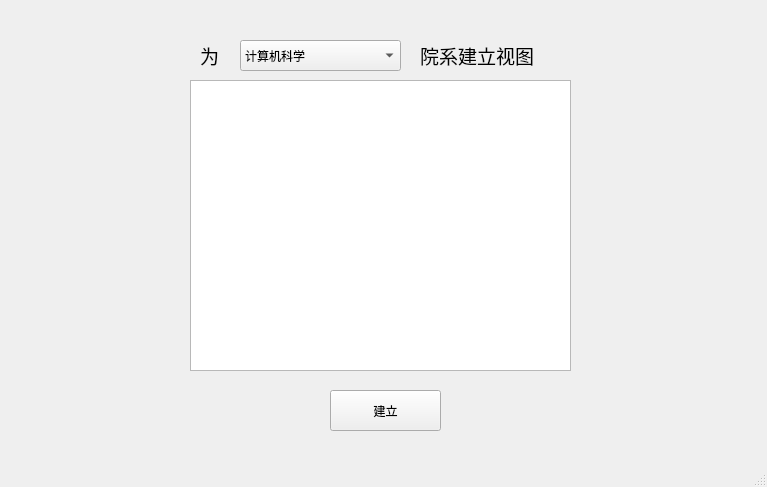
<?xml version="1.0" encoding="UTF-8"?>
<ui version="4.0">
 <class>MainWindow</class>
 <widget class="QMainWindow" name="MainWindow">
  <property name="geometry">
   <rect>
    <x>0</x>
    <y>0</y>
    <width>767</width>
    <height>487</height>
   </rect>
  </property>
  <property name="windowTitle">
   <string>MainWindow</string>
  </property>
  <widget class="QWidget" name="centralwidget">
   <widget class="QLabel" name="label">
    <property name="geometry">
     <rect>
      <x>200</x>
      <y>40</y>
      <width>31</width>
      <height>31</height>
     </rect>
    </property>
    <property name="text">
     <string>&lt;html&gt;&lt;head/&gt;&lt;body&gt;&lt;p&gt;&lt;span style=&quot; font-size:14pt;&quot;&gt;为&lt;/span&gt;&lt;/p&gt;&lt;/body&gt;&lt;/html&gt;</string>
    </property>
   </widget>
   <widget class="QLabel" name="label_2">
    <property name="geometry">
     <rect>
      <x>420</x>
      <y>40</y>
      <width>161</width>
      <height>31</height>
     </rect>
    </property>
    <property name="text">
     <string>&lt;html&gt;&lt;head/&gt;&lt;body&gt;&lt;p&gt;&lt;span style=&quot; font-size:14pt;&quot;&gt;院系建立视图&lt;/span&gt;&lt;/p&gt;&lt;/body&gt;&lt;/html&gt;</string>
    </property>
   </widget>
   <widget class="QComboBox" name="comboBox">
    <property name="geometry">
     <rect>
      <x>240</x>
      <y>40</y>
      <width>161</width>
      <height>31</height>
     </rect>
    </property>
    <item>
     <property name="text">
      <string>计算机科学</string>
     </property>
    </item>
    <item>
     <property name="text">
      <string>软件工程</string>
     </property>
    </item>
    <item>
     <property name="text">
      <string>人工智能</string>
     </property>
    </item>
    <item>
     <property name="text">
      <string>信息安全</string>
     </property>
    </item>
    <item>
     <property name="text">
      <string>数据科学</string>
     </property>
    </item>
    <item>
     <property name="text">
      <string>物联网</string>
     </property>
    </item>
    <item>
     <property name="text">
      <string>生物信息</string>
     </property>
    </item>
    <item>
     <property name="text">
      <string>机械制造</string>
     </property>
    </item>
    <item>
     <property name="text">
      <string>工业设计</string>
     </property>
    </item>
    <item>
     <property name="text">
      <string>通信工程</string>
     </property>
    </item>
    <item>
     <property name="text">
      <string>电子工程</string>
     </property>
    </item>
    <item>
     <property name="text">
      <string>控制科学</string>
     </property>
    </item>
    <item>
     <property name="text">
      <string>航空航天</string>
     </property>
    </item>
   </widget>
   <widget class="QPushButton" name="pushButton">
    <property name="geometry">
     <rect>
      <x>330</x>
      <y>390</y>
      <width>111</width>
      <height>41</height>
     </rect>
    </property>
    <property name="text">
     <string>建立</string>
    </property>
   </widget>
   <widget class="QTableWidget" name="tableWidget">
    <property name="geometry">
     <rect>
      <x>190</x>
      <y>80</y>
      <width>381</width>
      <height>291</height>
     </rect>
    </property>
   </widget>
  </widget>
  <widget class="QMenuBar" name="menubar">
   <property name="geometry">
    <rect>
     <x>0</x>
     <y>0</y>
     <width>767</width>
     <height>26</height>
    </rect>
   </property>
  </widget>
  <widget class="QStatusBar" name="statusbar"/>
 </widget>
 <resources/>
 <connections/>
</ui>
